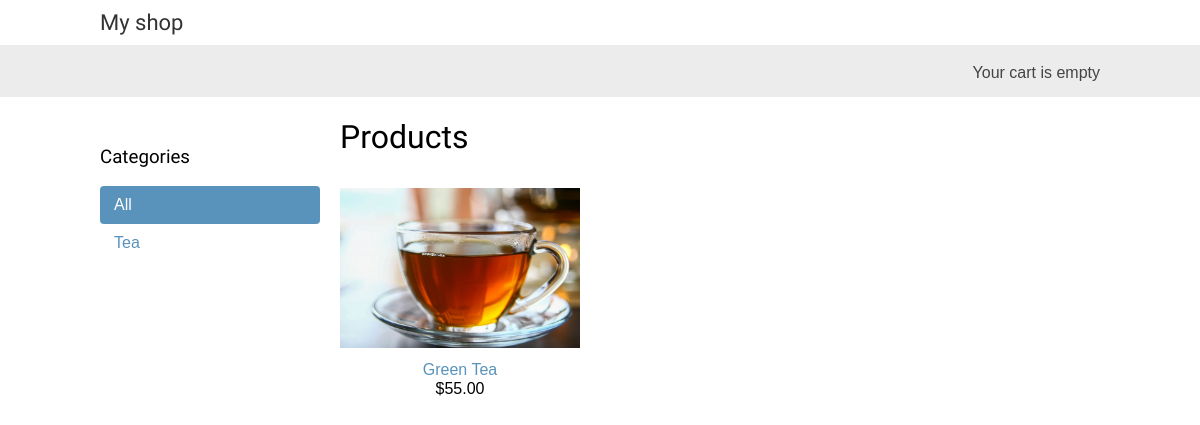
The page / on the database its author committed.
### shop/models.py (models this page shows, shortened)
class Category(models.Model):
    name = models.CharField(max_length=200)
    slug = models.SlugField(max_length=200,
                            unique=True)
    class Meta:
        ordering = ['name']
        indexes = [
            models.Index(fields=['name']),
        ]
        verbose_name = 'category'
        verbose_name_plural = 'categories'
    def get_absolute_url(self):
        return reverse('shop:product_list_by_category',
                       kwargs={"category_slug": self.slug})

class Product(models.Model):
    category = models.ForeignKey(Category,
                                 related_name='products',
                                 on_delete=models.CASCADE)
    name = models.CharField(max_length=200)
    slug = models.SlugField(max_length=200)
    image = models.ImageField(upload_to='products/%Y/%m/%d',
                              blank=True)
    description = models.TextField(blank=True)
    price = models.DecimalField(max_digits=10,
                                decimal_places=2)
    available = models.BooleanField(default=True)
    created = models.DateTimeField(auto_now_add=True)
    updated = models.DateTimeField(auto_now=True)
    class Meta:
        ordering = ['name']
        indexes = [
            models.Index(fields=['id','slug']),
            models.Index(fields=['name']),
            models.Index(fields=['-created']),
        ]
    def get_absolute_url(self):
        return reverse("shop:product_detail",
                       kwargs={"id": self.id,
                               'product_slug':self.slug})

### shop/views.py (the view)
# urls.py: path('',views.product_list, name='product_list'),
def product_list(request, category_slug=None):
    category = None
    categories = Category.objects.all()
    products = Product.objects.filter(available=True)
    if category_slug:
        category = get_object_or_404(Category,
                                     slug=category_slug)
        products = products.filter(category=category)
    return render(request,
                  'shop/product/list.html',
                  {'products':products,
                   'category':category,
                   'categories':categories,})

### cart/cart.py (called while the page is built)
    def __len__(self):
        return sum(item['quantity'] for item in self.cart.values())

### cart/context_processors.py (called while the page is built)
def cart(request):
    return {'cart':Cart(request)}

### shop/templates/shop/product/list.html (shortened to what this page needs)
{% extends "shop/base.html" %}
{% load static %}
{% block content %}
    <div id="sidebar">
        <h3>Categories</h3>
        <ul>
            <li {% if not category %}class="selected"{% endif %} >
                <a href="{% url "shop:product_list" %}">All</a>
            </li>
            {% for c in categories %}
                <li {% if category.slug == c.slug %}class="selected" {% endif %}>
                    <a href="{{ c.get_absolute_url }}">{{ c.name }}</a>
                </li>
            {% endfor %}
        </ul>
    </div>
    <div id="main" class="product-list">
        <h1>
            {% if category %}
                {{ category.name }}
            {% else %}
                Products
            {% endif %}
        </h1>
        {% for product in products %}
            <div class="item">
                <a href="{{ product.get_absolute_url }}">
                    <img
                        src="{% if product.image %}
                                {{ product.image.url }}
                            {% else %}
                                {% static "img/no_image.png" %}
                            {% endif %}">
                </a>
                <a href="{{ product.get_absolute_url }}">
                    {{ product.name }}
                </a>
                <br>
            ${{ product.price }}
            </div>
        {% endfor %}
    </div>
{% endblock %}

### shop/templates/shop/base.html (shortened to what this page needs)
{% load static %}
<!DOCTYPE html>
<html>
 <head>
 <link href="{% static "css/base.css" %}" rel="stylesheet">
 </head>
 <body>
 <div id="header">
 <a href="/" class="logo">My shop</a>
 </div>
 <div id="subheader">
 <div class="cart">
{% with total_items=cart|length  %}
{% if total_items > 0 %}
Your cart:
<a href="{% url "cart:cart_detail" %}">
    {{total_items}}
    item{{total_items|pluralize}}
    , ${{cart.get_total_price}}
</a>
{% else %}
Your cart is empty
{% endif %}
{% endwith %}
 </div>
 </div>
 <div id="content">
 {% block content %}
 {% endblock %}
 </div>
 </body>
</html>

### shop/static/css/base.css (style rules this page uses)
body { margin:0; padding:0; font-family:helvetica, sans-serif; }
h1, h2, h3, h4, h5 , h6 { font-family: 'Ubuntu', sans-serif; font-weight:normal; }
a { text-decoration:none; color:#5993bb; }
#header { padding:10px 100px; font-size:18px; overflow:auto; }
#subheader { background:#ececec; color:#444; padding:15px 100px; overflow:auto; }
#header .logo { font-family: 'Ubuntu', sans-serif; float:left; color:#333; font-size:22px; margin-right:10%; }
#subheader .cart { float:right; padding-top:4px; }
#content { padding:0 100px; overflow:hidden; }
#sidebar { width:220px; padding:30px 20px 0 0; float:left; }
#sidebar ul { margin:0; padding:0; }
#sidebar ul li { margin:0; list-style:none; padding:10px 14px; }
#sidebar ul li a { display:block; }
#sidebar ul li.selected { background:#5993bb; border-radius:4px; }
#sidebar ul li.selected a { color:#fff; }
#main { float:left; width: 96%; margin-right:-220px; overflow:hidden; }
.product-list .item { width:25%; padding:10px 20px 10px 0; float:left; text-align:center; line-height:1.2; }
.product-list .item img { width:100%; margin-bottom:8px; }

### rows shown on the page
Category: name "Tea"
Product: image (picture), name "Green Tea", price "55.00"
